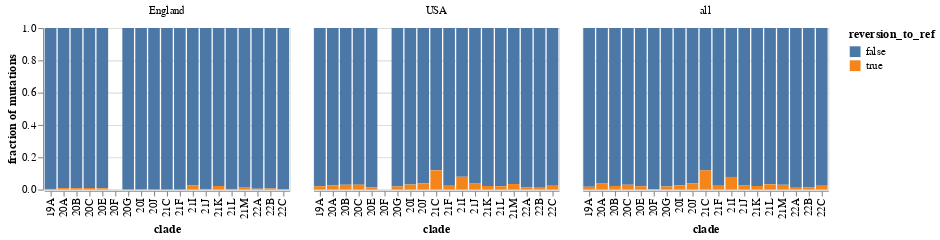

Here is the notebook cell this chart was saved with:
### Markdown cell above
Plot fraction of mutation counts from reversions to reference.
Below you can see these fractions are high, probably indicating there is some issue with calling reversions to reference that is still plaguing the data and such reversions should perhaps be ignored:

### Code cell
reversion_fracs = (
    mut_type_counts
    .groupby(["clade", "subset", "reversion_to_ref"], as_index=False)
    .aggregate({"count": "sum"})
    .assign(frac=lambda x: x["count"] / x.groupby(["clade", "subset"])["count"].transform("sum"))
)

reversion_fracs_chart = (
    alt.Chart(reversion_fracs)
    .encode(
        x="clade",
        y=alt.Y("frac", title="fraction of mutations"),
        color="reversion_to_ref",
        tooltip=["clade", "count", "frac"],
        column=alt.Column("subset", title=None),
    )
    .mark_bar()
    .properties(width=alt.Step(12), height=150)
)

reversion_fracs_chart

### Figure 1 — Vega-Lite specification as saved in the notebook (floating-point values rounded to 4 significant figures)
{"config": {"view": {"continuousWidth": 400, "continuousHeight": 300}}, "data": {"name": "data-cea6c6f66c2e24eaa3349cfa3a89297c"}, "mark": "bar", "encoding": {"color": {"field": "reversion_to_ref", "type": "nominal"}, "column": {"field": "subset", "title": null, "type": "nominal"}, "tooltip": [{"field": "clade", "type": "nominal"}, {"field": "count", "type": "quantitative"}, {"field": "frac", "type": "quantitative"}], "x": {"field": "clade", "type": "nominal"}, "y": {"field": "frac", "title": "fraction of mutations", "type": "quantitative"}}, "height": 150, "width": {"step": 12}, "$schema": "https://vega.github.io/schema/vega-lite/v4.17.0.json", "datasets": {"data-cea6c6f66c2e24eaa3349cfa3a89297c": [{"clade": "19A", "subset": "England", "reversion_to_ref": false, "count": 1470, "frac": 0.9959}, {"clade": "19A", "subset": "England", "reversion_to_ref": true, "count": 6, "frac": 0.004065}, {"clade": "19A", "subset": "USA", "reversion_to_ref": false, "count": 1010, "frac": 0.9796}, {"clade": "19A", "subset": "USA", "reversion_to_ref": true, "count": 21, "frac": 0.02037}, {"clade": "19A", "subset": "all", "reversion_to_ref": false, "count": 3666, "frac": 0.9828}, {"clade": "19A", "subset": "all", "reversion_to_ref": true, "count": 64, "frac": 0.01716}, {"clade": "20A", "subset": "England", "reversion_to_ref": false, "count": 5720, "frac": 0.991}, {"clade": "20A", "subset": "England", "reversion_to_ref": true, "count": 52, "frac": 0.009009}, {"clade": "20A", "subset": "USA", "reversion_to_ref": false, "count": 18972, "frac": 0.9735}, {"clade": "20A", "subset": "USA", "reversion_to_ref": true, "count": 516, "frac": 0.02648}, {"clade": "20A", "subset": "all", "reversion_to_ref": false, "count": 38358, "frac": 0.962}, {"clade": "20A", "subset": "all", "reversion_to_ref": true, "count": 1515, "frac": 0.038}, {"clade": "20B", "subset": "England", "reversion_to_ref": false, "count": 9946, "frac": 0.9914}, {"clade": "20B", "subset": "England", "reversion_to_ref": true, "count": 86, "frac": 0.008573}, {"clade": "20B", "subset": "USA", "reversion_to_ref": false, "count": 13506, "frac": 0.9707}, {"clade": "20B", "subset": "USA", "reversion_to_ref": true, "count": 408, "frac": 0.02932}, {"clade": "20B", "subset": "all", "reversion_to_ref": false, "count": 31132, "frac": 0.9775}, {"clade": "20B", "subset": "all", "reversion_to_ref": true, "count": 715, "frac": 0.02245}, {"clade": "20C", "subset": "England", "reversion_to_ref": false, "count": 516, "frac": 0.9904}, {"clade": "20C", "subset": "England", "reversion_to_ref": true, "count": 5, "frac": 0.009597}, {"clade": "20C", "subset": "USA", "reversion_to_ref": false, "count": 19182, "frac": 0.9698}, {"clade": "20C", "subset": "USA", "reversion_to_ref": true, "count": 598, "frac": 0.03023}, {"clade": "20C", "subset": "all", "reversion_to_ref": false, "count": 21017, "frac": 0.9705}, {"clade": "20C", "subset": "all", "reversion_to_ref": true, "count": 638, "frac": 0.02946}, {"clade": "20E", "subset": "England", "reversion_to_ref": false, "count": 14486, "frac": 0.9923}, {"clade": "20E", "subset": "England", "reversion_to_ref": true, "count": 112, "frac": 0.007672}, {"clade": "20E", "subset": "USA", "reversion_to_ref": false, "count": 71, "frac": 0.9861}, {"clade": "20E", "subset": "USA", "reversion_to_ref": true, "count": 1, "frac": 0.01389}, {"clade": "20E", "subset": "all", "reversion_to_ref": false, "count": 23781, "frac": 0.9797}, {"clade": "20E", "subset": "all", "reversion_to_ref": true, "count": 493, "frac": 0.02031}, {"clade": "20F", "subset": "all", "reversion_to_ref": false, "count": 1310, "frac": 0.997}, {"clade": "20F", "subset": "all", "reversion_to_ref": true, "count": 4, "frac": 0.003044}, {"clade": "20G", "subset": "England", "reversion_to_ref": false, "count": 31, "frac": 1.0}, {"clade": "20G", "subset": "USA", "reversion_to_ref": false, "count": 32115, "frac": 0.9811}, {"clade": "20G", "subset": "USA", "reversion_to_ref": true, "count": 620, "frac": 0.01894}, {"clade": "20G", "subset": "all", "reversion_to_ref": false, "count": 32286, "frac": 0.9812}, {"clade": "20G", "subset": "all", "reversion_to_ref": true, "count": 620, "frac": 0.01884}, {"clade": "20I", "subset": "England", "reversion_to_ref": false, "count": 47037, "frac": 0.9975}, {"clade": "20I", "subset": "England", "reversion_to_ref": true, "count": 120, "frac": 0.002545}, {"clade": "20I", "subset": "USA", "reversion_to_ref": false, "count": 50970, "frac": 0.9693}, {"clade": "20I", "subset": "USA", "reversion_to_ref": true, "count": 1617, "frac": 0.03075}, {"clade": "20I", "subset": "all", "reversion_to_ref": false, "count": 141092, "frac": 0.9736}, {"clade": "20I", "subset": "all", "reversion_to_ref": true, "count": 3833, "frac": 0.02645}, {"clade": "20J", "subset": "England", "reversion_to_ref": false, "count": 78, "frac": 1.0}, {"clade": "20J", "subset": "USA", "reversion_to_ref": false, "count": 6225, "frac": 0.9614}, {"clade": "20J", "subset": "USA", "reversion_to_ref": true, "count": 250, "frac": 0.03861}, {"clade": "20J", "subset": "all", "reversion_to_ref": false, "count": 9377, "frac": 0.9631}, {"clade": "20J", "subset": "all", "reversion_to_ref": true, "count": 359, "frac": 0.03687}, {"clade": "21C", "subset": "England", "reversion_to_ref": false, "count": 23, "frac": 1.0}, {"clade": "21C", "subset": "USA", "reversion_to_ref": false, "count": 14571, "frac": 0.8812}, {"clade": "21C", "subset": "USA", "reversion_to_ref": true, "count": 1965, "frac": 0.1188}, {"clade": "21C", "subset": "all", "reversion_to_ref": false, "count": 14628, "frac": 0.8814}, {"clade": "21C", "subset": "all", "reversion_to_ref": true, "count": 1968, "frac": 0.1186}, {"clade": "21F", "subset": "England", "reversion_to_ref": false, "count": 14, "frac": 1.0}, {"clade": "21F", "subset": "USA", "reversion_to_ref": false, "count": 10927, "frac": 0.9768}, {"clade": "21F", "subset": "USA", "reversion_to_ref": true, "count": 259, "frac": 0.02315}, {"clade": "21F", "subset": "all", "reversion_to_ref": false, "count": 10953, "frac": 0.9769}, {"clade": "21F", "subset": "all", "reversion_to_ref": true, "count": 259, "frac": 0.0231}, {"clade": "21I", "subset": "England", "reversion_to_ref": false, "count": 4979, "frac": 0.9747}, {"clade": "21I", "subset": "England", "reversion_to_ref": true, "count": 129, "frac": 0.02525}, {"clade": "21I", "subset": "USA", "reversion_to_ref": false, "count": 38421, "frac": 0.921}, {"clade": "21I", "subset": "USA", "reversion_to_ref": true, "count": 3294, "frac": 0.07896}, {"clade": "21I", "subset": "all", "reversion_to_ref": false, "count": 52816, "frac": 0.9215}, {"clade": "21I", "subset": "all", "reversion_to_ref": true, "count": 4497, "frac": 0.07846}, {"clade": "21J", "subset": "England", "reversion_to_ref": false, "count": 179797, "frac": 0.9963}, {"clade": "21J", "subset": "England", "reversion_to_ref": true, "count": 676, "frac": 0.003746}, {"clade": "21J", "subset": "USA", "reversion_to_ref": false, "count": 301795, "frac": 0.9618}, {"clade": "21J", "subset": "USA", "reversion_to_ref": true, "count": 11972, "frac": 0.03816}, {"clade": "21J", "subset": "all", "reversion_to_ref": false, "count": 612961, "frac": 0.9742}, {"clade": "21J", "subset": "all", "reversion_to_ref": true, "count": 16208, "frac": 0.02576}, {"clade": "21K", "subset": "England", "reversion_to_ref": false, "count": 85698, "frac": 0.9777}, {"clade": "21K", "subset": "England", "reversion_to_ref": true, "count": 1959, "frac": 0.02235}, {"clade": "21K", "subset": "USA", "reversion_to_ref": false, "count": 119422, "frac": 0.9776}, {"clade": "21K", "subset": "USA", "reversion_to_ref": true, "count": 2739, "frac": 0.02242}, {"clade": "21K", "subset": "all", "reversion_to_ref": false, "count": 264100, "frac": 0.9781}, {"clade": "21K", "subset": "all", "reversion_to_ref": true, "count": 5917, "frac": 0.02191}, {"clade": "21L", "subset": "England", "reversion_to_ref": false, "count": 1039, "frac": 0.9962}, {"clade": "21L", "subset": "England", "reversion_to_ref": true, "count": 4, "frac": 0.003835}, {"clade": "21L", "subset": "USA", "reversion_to_ref": false, "count": 729, "frac": 0.9798}, {"clade": "21L", "subset": "USA", "reversion_to_ref": true, "count": 15, "frac": 0.02016}, {"clade": "21L", "subset": "all", "reversion_to_ref": false, "count": 3012, "frac": 0.9676}, {"clade": "21L", "subset": "all", "reversion_to_ref": true, "count": 101, "frac": 0.03244}, {"clade": "21M", "subset": "England", "reversion_to_ref": false, "count": 65197, "frac": 0.985}, {"clade": "21M", "subset": "England", "reversion_to_ref": true, "count": 993, "frac": 0.015}, {"clade": "21M", "subset": "USA", "reversion_to_ref": false, "count": 48903, "frac": 0.9659}, {"clade": "21M", "subset": "USA", "reversion_to_ref": true, "count": 1727, "frac": 0.03411}, {"clade": "21M", "subset": "all", "reversion_to_ref": false, "count": 191990, "frac": 0.9709}, {"clade": "21M", "subset": "all", "reversion_to_ref": true, "count": 5749, "frac": 0.02907}, {"clade": "22A", "subset": "England", "reversion_to_ref": false, "count": 4457, "frac": 0.9953}, {"clade": "22A", "subset": "England", "reversion_to_ref": true, "count": 21, "frac": 0.00469}, {"clade": "22A", "subset": "USA", "reversion_to_ref": false, "count": 10308, "frac": 0.9873}, {"clade": "22A", "subset": "USA", "reversion_to_ref": true, "count": 133, "frac": 0.01274}, {"clade": "22A", "subset": "all", "reversion_to_ref": false, "count": 15932, "frac": 0.9893}, {"clade": "22A", "subset": "all", "reversion_to_ref": true, "count": 173, "frac": 0.01074}, {"clade": "22B", "subset": "England", "reversion_to_ref": false, "count": 19672, "frac": 0.9931}, {"clade": "22B", "subset": "England", "reversion_to_ref": true, "count": 136, "frac": 0.006866}, {"clade": "22B", "subset": "USA", "reversion_to_ref": false, "count": 41559, "frac": 0.9842}, {"clade": "22B", "subset": "USA", "reversion_to_ref": true, "count": 668, "frac": 0.01582}, {"clade": "22B", "subset": "all", "reversion_to_ref": false, "count": 70106, "frac": 0.9875}, {"clade": "22B", "subset": "all", "reversion_to_ref": true, "count": 887, "frac": 0.01249}, {"clade": "22C", "subset": "England", "reversion_to_ref": false, "count": 1604, "frac": 0.9981}, {"clade": "22C", "subset": "England", "reversion_to_ref": true, "count": 3, "frac": 0.001867}, {"clade": "22C", "subset": "USA", "reversion_to_ref": false, "count": 41413, "frac": 0.9766}, {"clade": "22C", "subset": "USA", "reversion_to_ref": true, "count": 994, "frac": 0.02344}, {"clade": "22C", "subset": "all", "reversion_to_ref": false, "count": 43242, "frac": 0.9763}, {"clade": "22C", "subset": "all", "reversion_to_ref": true, "count": 1051, "frac": 0.02373}]}}
